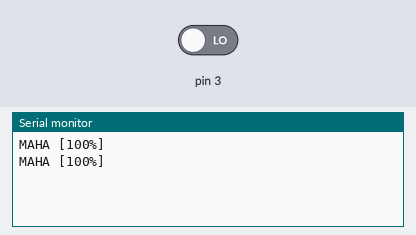
This sketch was run on a simulated Arduino Uno, built with avr-gcc and run on an emulated ATmega328P. On the bench: the last lines printed to the serial monitor. The inputs (shaded band) are chosen by the test bench; at power-on: pin 3 LOW. No radio packets arrive unless stated.

Above: at 1.8 s.
1.9 s: pin 3 driven HIGH
At 2.8 s:
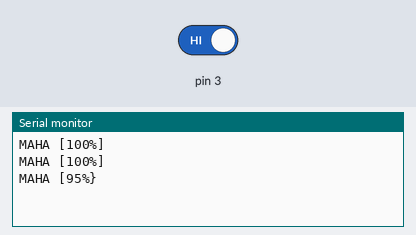
4.5 s: pin 3 driven LOW
At 5.8 s:
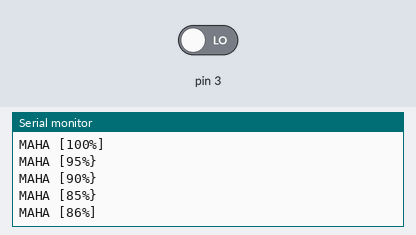
Timing chart, 0 to 7.5 s (numbered marks = the images above; inputs shaded):
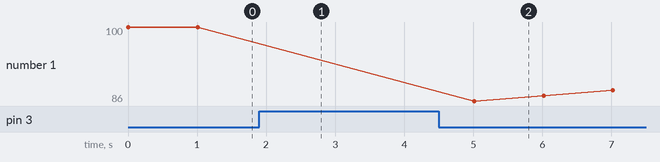

The sketch:

NRF-transit.ino
```cpp
/* The circuit:
 * NRF24 CE pin ti digital pin 9
 * NRF24 CSN pin ti digital pin 10
 * NRF24 SCK pin ti ICSP
 * NRF24 MOSI pin ti ICSP
 * NRF24 MISO pin ti ICSP
 */
// include the library code:
//#include <SPI.h>
/*
  Подключаем файл настроек из библиотеки RF24
*/
#include <nRF24L01.h>
/*
  Подключаем библиотеку  для работы с nRF24L01+
*/
#include <RF24.h>

//#include <printf.h>
/*
  Создаём объект radio для работы с библиотекой RF24,
  указывая номера выводов модуля (CE, SS).
*/
RF24 radio(9, 10);  // указать номера пинов, куда подключаются CE и CSN 9..10
/*
   Объявляем массив для хранения и передачи данных
   (до 32 байт включительно).
*/
int GOOD = 0x41;
int RANIL = 0x42;
int MANA = 100;

#define BUT digitalRead(3) //кнопка режима 3


void setup() {
  pinMode(3, INPUT);
  /*
    Инициируем передачу данных по шине UART в монитор
    последовательного порта на скорости 115200 бит/сек.
  */
  Serial.begin(9600);
  /*
    Инициируем работу nRF24L01+
  */
  radio.begin();
  /*
    Указываем канал передачи данных (от 0 до 127)
    (на одном канале может быть только 1 приёмник и до 6 передатчиков).
    Выбираем канал в котором нет шумов!
  */
  radio.setChannel(100);
  /*
    Указываем скорость передачи данных
    RF24_250KBPS = 250Кбит/сек
    RF24_1MBPS = 1Мбит/сек
    RF24_2MBPS = 2Мбит/сек
    Скорость должна быть одинакова на приёмнике и передатчике.
    При самой низкой скорости имеем самую высокую чувствительность и дальность.
  */
  radio.setDataRate(RF24_2MBPS);
  /*
    Указываем мощность передатчика
    RF24_PA_MIN=-18dBm
    RF24_PA_LOW=-12dBm
    RF24_PA_HIGH=-6dBm
    RF24_PA_MAX=0dBm
  */
  radio.setPALevel(RF24_PA_LOW);

  /*
     Открываем трубу с адресом 0x0123456789LL для передачи данных
     (передатчик может одновременно вещать только по одной трубе).
  */
  radio.setRetries(15,1);
  radio.openWritingPipe(0x0123456789FF);
}

void loop() {
if(BUT == HIGH ){
radio.write(&RANIL, sizeof(RANIL));
MANA = MANA - 5;
Serial.print("МАНА [");
Serial.print(MANA);
Serial.print('%');
Serial.println('}');
}
  else if(BUT == LOW && MANA == 100)
  {
  radio.write(&GOOD, sizeof(GOOD));
  Serial.print("МАНА [");
  Serial.print(MANA);
  Serial.print('%');
  Serial.println(']');
  }
    else
    {
    radio.write(&GOOD, sizeof(GOOD));
    MANA = MANA + 1;
    Serial.print("МАНА [");
    Serial.print(MANA);
    Serial.print('%');
    Serial.println(']');
    }
delay(1000);
}
```

Measured:
- after the input at 1.9 s, the serial monitor: prints a new line after 0.11 s (image 1)
- after the input at 4.5 s, the serial monitor: prints a new line after 0.52 s (image 2)
- plotted number 1: 100 → 92 after the input at 4.5 s
